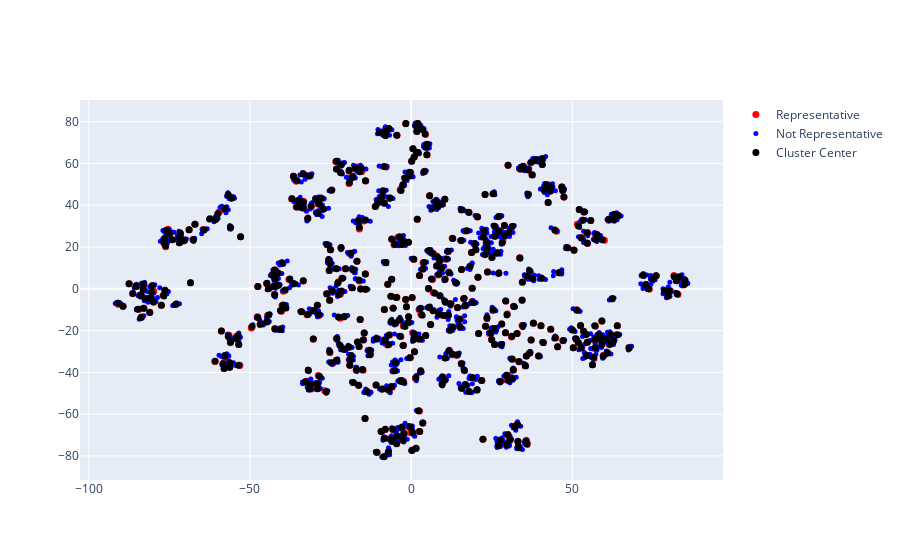

This figure's notebook cell:
### Code cell
fig = go.Figure()
fig.add_trace(go.Scatter(
    x=vis_dims[df.is_representative, 0], 
    y=vis_dims[df.is_representative, 1], 
    mode='markers',
    text=df[df.is_representative]['text'],
    hoverinfo='text',
    marker=dict(color='red', size=7),
    name='Representative'
))
fig.add_trace(go.Scatter(
    x=vis_dims[~df.is_representative, 0], 
    y=vis_dims[~df.is_representative, 1], 
    mode='markers',
    text=df[~df.is_representative]['text'],
    hoverinfo='text',
    marker=dict(color='blue', size=5),
    name='Not Representative'
))
fig.add_trace(go.Scatter(
    x=cluster_centers[:, 0], 
    y=cluster_centers[:, 1], 
    mode='markers',
    marker=dict(size=7, color='black'),
    text=[f"Cluster {i}" for i in range(20)], 
    hoverinfo='text',
    name='Cluster Center'
))

### Figure 1 — Plotly figure (JSON) as saved in the notebook; plotly's stock layout.template omitted (floating-point values rounded to 4 significant figures; data arrays with more than 128 entries replaced by an {"elided": "..."} marker saying what was removed)
{"data": [{"hoverinfo": "text", "marker": {"color": "red", "size": 7}, "mode": "markers", "name": "Representative", "text": {"elided": "500 str values"}, "type": "scatter", "x": {"elided": "500 float values"}, "y": {"elided": "500 float values"}}, {"hoverinfo": "text", "marker": {"color": "blue", "size": 5}, "mode": "markers", "name": "Not Representative", "text": {"elided": "1500 str values"}, "type": "scatter", "x": {"elided": "1500 float values"}, "y": {"elided": "1500 float values"}}, {"hoverinfo": "text", "marker": {"color": "black", "size": 7}, "mode": "markers", "name": "Cluster Center", "text": ["Cluster 0", "Cluster 1", "Cluster 2", "Cluster 3", "Cluster 4", "Cluster 5", "Cluster 6", "Cluster 7", "Cluster 8", "Cluster 9", "Cluster 10", "Cluster 11", "Cluster 12", "Cluster 13", "Cluster 14", "Cluster 15", "Cluster 16", "Cluster 17", "Cluster 18", "Cluster 19"], "type": "scatter", "x": {"elided": "500 float values"}, "y": {"elided": "500 float values"}}], "layout": {}}
